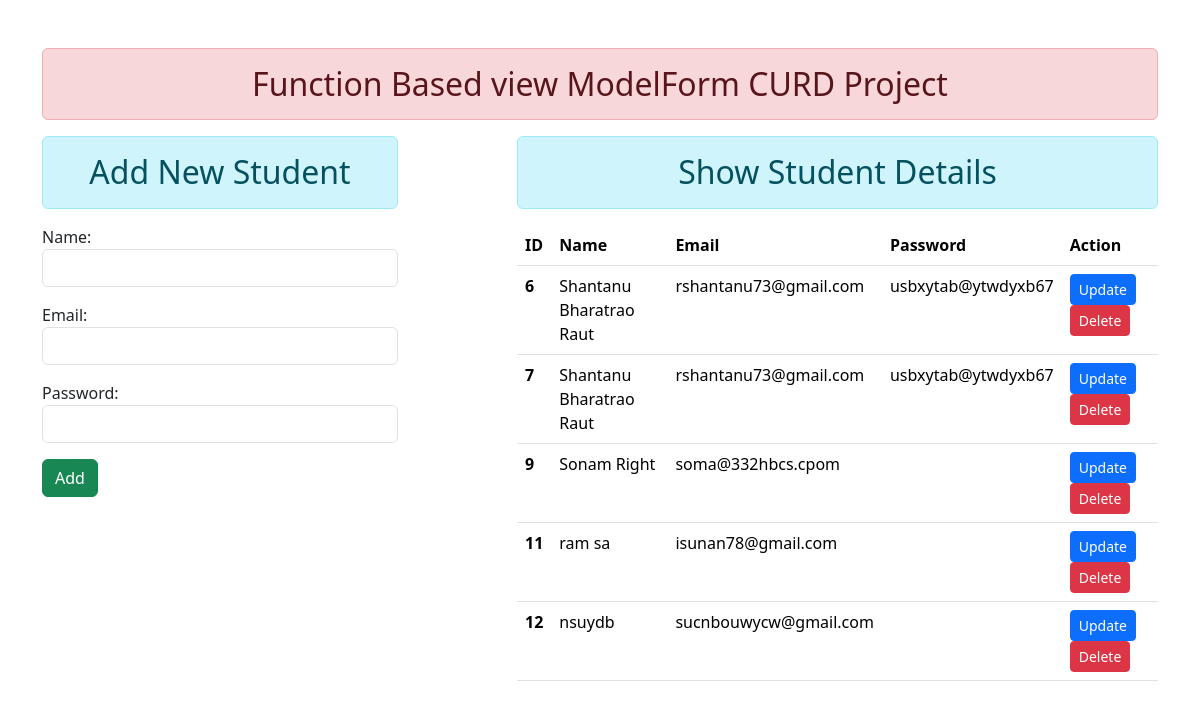
Before: / with the older database file.
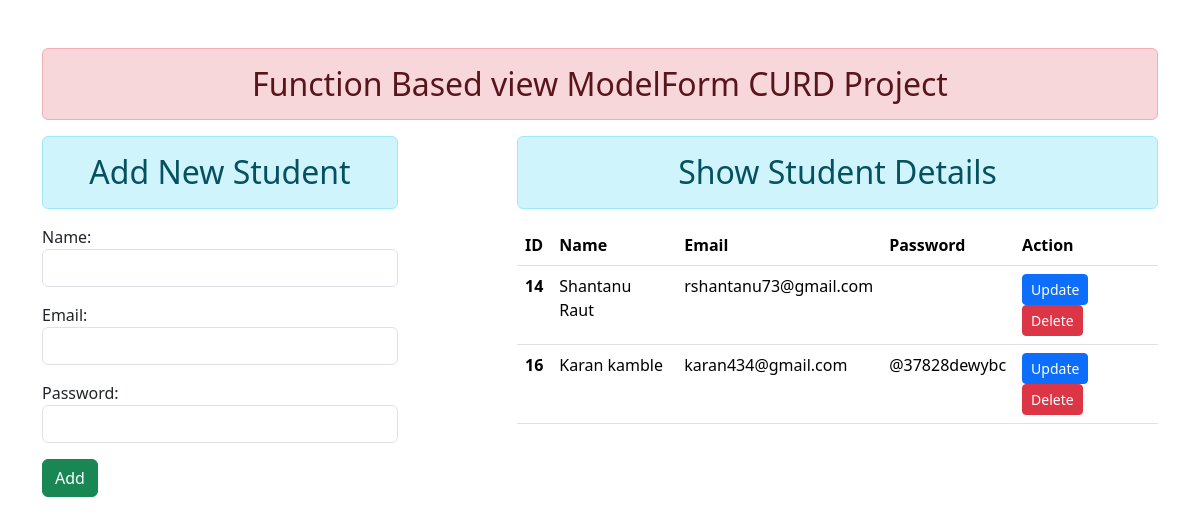
After: the same page with the newer database file.
### enroll/models.py (models this page shows)
class User(models.Model):
    name = models.CharField(max_length=70)
    email = models.EmailField(max_length=100)
    password = models.CharField(max_length=100)

### enroll/views.py (the view)
# urls.py: path('', views.add_show, name="addandshow"),
def add_show(request):
    if request.method == 'POST':
        fm = Studentregistration(request.POST)
        if fm.is_valid():
            nm = fm.cleaned_data['name']
            em = fm.cleaned_data['email']
            pw = fm.cleaned_data['password']
            reg = User(name=nm, email=em, password=pw)
            reg.save()
            fm = Studentregistration()
    else:
        fm = Studentregistration()
    stud = User.objects.all()
    return render(request, 'enroll/addandshow.html', {'form':fm, 'stu':stud})

### enroll/forms.py
class Studentregistration(forms.ModelForm):
    class Meta:
        model = User
        fields = ['name', 'email', 'password']
        widgets = {
            'name' : forms.TextInput(attrs={'class':'form-control'}),
            'email' : forms.EmailInput(attrs={'class':'form-control'}),
            'password' : forms.PasswordInput(render_value=True, attrs={'class':'form-control'}),
        }

### enroll/templates/enroll/addandshow.html (shortened to what this page needs)
{% extends "enroll/base.html" %} {% block content %}
<div class="row">
  <div class="col-sm-4">
    <h2 class="text-center alert alert-info">Add New Student</h2>
    <form action="" method="POST">
      {% csrf_token %} {{ form.as_p }}
      <input type="submit" class="btn btn-success" value="Add" />
    </form>
  </div>
    <div class="col-sm-7 offset-1">
        <h2 class="text-center alert alert-info">Show Student Details</h2>
        {% if stu %}
        <table class="table table-hover">
        <tr>
            <th scope="col">ID</th>
            <th scope="col">Name</th>
            <th scope="col">Email</th>
            <th scope="col">Password</th>
            <th scope="col">Action</th>
        </tr>
        <tbody>
            {% for s in stu %}
            <tr>
            <th scope="row">{{s.id}}</th>
            <td>{{ s.name }}</td>
            <td>{{ s.email }}</td>
            <td>{{ s.password }}</td>
            <td>
                <a href="{% url 'update_data' s.id %}" class="btn btn-primary btn-sm">Update</a>
                <form action="{% url 'delete_data' s.id %}" method="POST" style="display: inline;">
                    <input type="submit" class="btn btn-danger btn-sm" value="Delete">
                </form>
            </tr>
            {% endfor %}
        </tbody>
        </table>
        {% else %}
        <h2 class="text-center alert alert-danger">No Student Found</h2>
        {% endif %}
    </div>
</div>
{% endblock %}

### enroll/templates/enroll/base.html (shortened to what this page needs)
<!DOCTYPE html>
{%load static%}
<html>
<head>
    <link rel="stylesheet" href="{% static 'enroll/css/bootstrap.css' %}">
</head>
<body>
    <div class="container mt-5">
        <h2 class="text-center alert alert-danger">Function Based view ModelForm CURD Project</h2>
        {% block content %} {% endblock content %}
     </div>
</body>
</html>

Changed rows visible on the page:
removed User: id "6", name "Shantanu Bharatrao Raut", email "rshantanu73@gmail.com", password "usbxytab@ytwdyxb67"
removed User: id "7", name "Shantanu Bharatrao Raut", email "rshantanu73@gmail.com", password "usbxytab@ytwdyxb67"
removed User: id "9", name "Sonam Right", email "soma@332hbcs.cpom"
removed User: id "11", name "ram sa", email "isunan78@gmail.com"
removed User: id "12", name "nsuydb", email "sucnbouwycw@gmail.com"
added User: id "14", name "Shantanu Raut", email "rshantanu73@gmail.com"
added User: id "16", name "Karan kamble", email "karan434@gmail.com", password "@37828dewybc"
